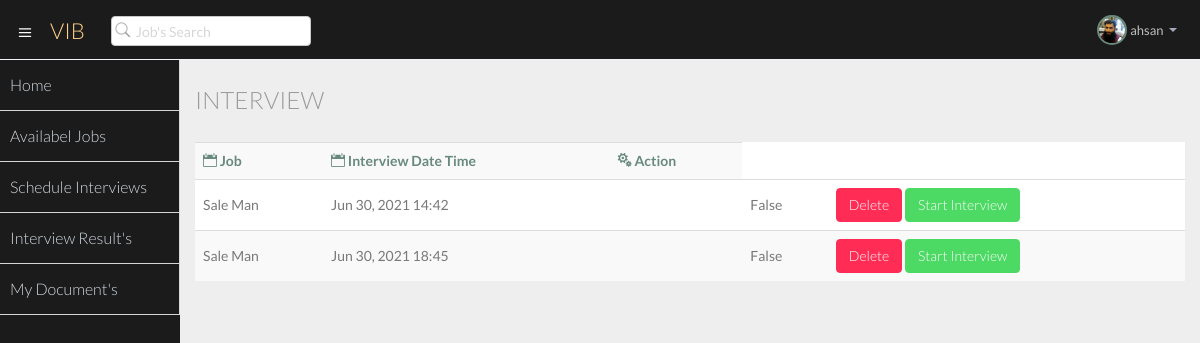
The page /user/interview/ (signed in) on the database as committed earlier.
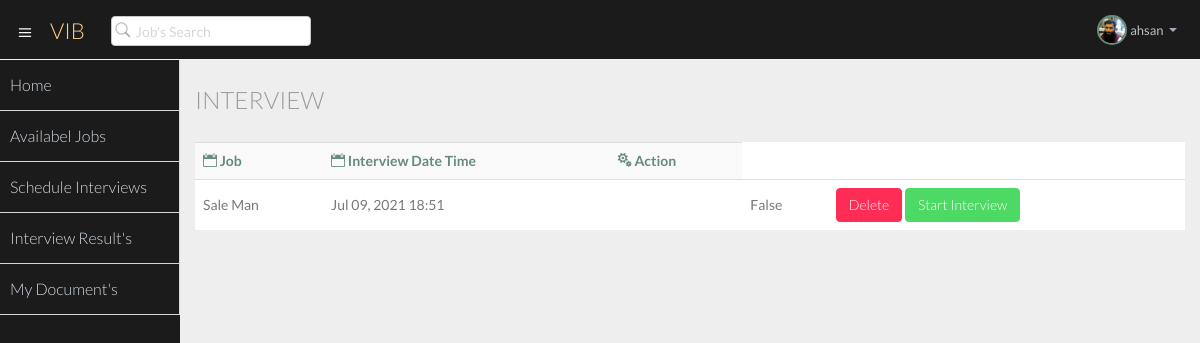
The same page on the database as committed later.
### company/models.py (models this page shows, shortened)
class Interview(models.Model):
    id = models.AutoField(primary_key=True)
    user = models.ForeignKey(User, on_delete=models.CASCADE)
    job = models.ForeignKey(Jobs, on_delete=models.CASCADE)
    company_user_id = models.IntegerField()
    applidejob_id = models.IntegerField()
    schduele_time = models.DateTimeField((""), auto_now=False, auto_now_add=False)
    apply_date = models.DateTimeField(auto_now_add=True, blank=True)
    date = models.DateField()
    time = models.TimeField()
    interview_status =models.BooleanField(default=False)
    confirm_status =models.BooleanField(default=False)
    video_link = models.CharField(max_length=200)
    result = models.CharField(max_length=200)

class Jobs(models.Model):
    id = models.AutoField(primary_key=True)
    user = models.ForeignKey(User, on_delete=models.CASCADE)
    job_title = models.CharField(max_length=200)
    job_discription = models.CharField(max_length=800)
    pos_tdate = models.DateTimeField(auto_now_add=True, blank=True)
    job_status =models.BooleanField(default=True)

### user/views.py (the view)
# urls.py: path('user/interview/', views.interview, name='interview'),
def interview(request):
    user = User.objects.get(username=request.user.username)
    allinterview = Interview.objects.filter(user=user)
    jsId = []
    for interview in allinterview:
        id = str(interview.id)
        jsId.append(id)
    print(jsId)
    context = {"allinterview": allinterview ,"interviewid":jsId}
    return render(request, "user/interview.html", context)

### templates/user/interview.html (shortened to what this page needs)
{% extends 'user/basic.html' %}
{% block body %}
{% load static %}
<section id="main-content">
  <section class="wrapper">
    <div class="row">
      <div class="col-lg-12">
        <h3 class="page-header"> Interview</h3>
      </div>
    </div>
    <div class="row">
      <div class="col-lg-12">
        <section class="panel">
          <table class="table table-striped table-advance table-hover">
            <tbody>
              <tr>
                <th><i class="icon_calendar"></i> Job</th>
                <th><i class="icon_calendar"></i> Interview Date Time</th>
                <th><i class="icon_cogs"></i> Action</th>
              {% if allinterview %}
             {% for  interview  in allinterview %}
              <tr>
                <td>{{interview.job.job_title }}</td>
                <td ><div id="id" >{{interview.date|date:"M d, Y "}}{{interview.time|time:"H:i"}}</div><td>
                <td>{{interview.interview_status}}</td>
               <td>
                  <a class="btn btn-danger" href="#">Delete</a>
                 <a class="btn btn-success"  href="{% url 'countdown' interview.id  %}">Start Interview</a>
                </td>
              </tr>
 {% endfor %}
              {% else %}
              <tr>
                <td class="text-center">no record found.</td>
              </tr>
              {% endif %}
            </tbody>
          </table>
        </section>
      </div>
    </div>
  </section>
</section>
{% endblock body %}

Rows that differ between the two databases and show on the page:
removed Interview: job.job_title "Sale Man", date "Jun 30, 2021", time "14:42", interview_status "False"
removed Interview: job.job_title "Sale Man", date "Jun 30, 2021", time "18:45", interview_status "False"
added Interview: job.job_title "Sale Man", date "Jul 09, 2021", time "18:51", interview_status "False"
